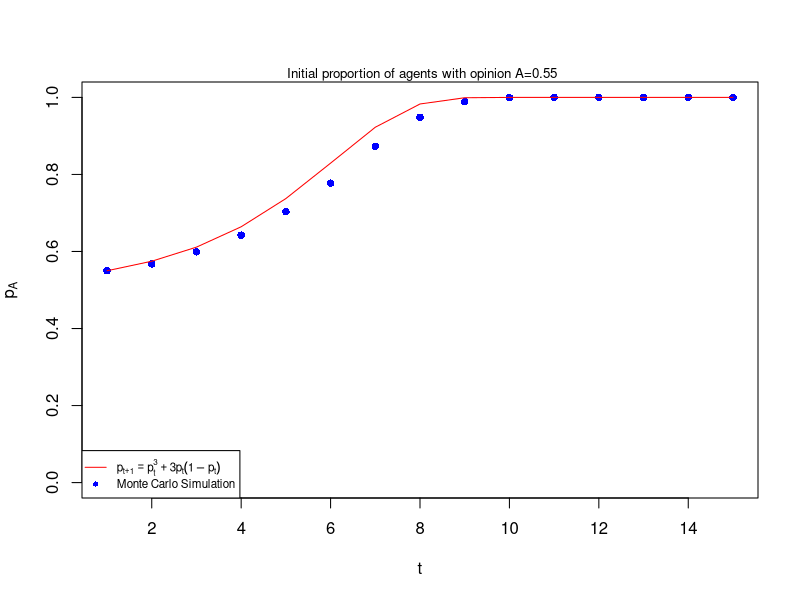

Here is the R script that generated this plot:
##******************************************************************##
# Agent Based Simulation of the Galam Majority Model in a simple way
# obs:  agents are chosen sequentially
# Galam, Serge. "Sociophysics: a review of Galam models." 
# International Journal of Modern Physics C 19.03 (2008): 409-440.
##******************************************************************##

# Main rule: Iif there is a local majority (2 × 1) in favor of
# one of the two possible opinions, the individual with minority opinion
# will follow the local majority.

nao     = 550  # number of initial A
nbo     = 450  # number of initial B

tmax    = 15   # number of time steps 
nsims   = 5    # number of independent simulations

N       = nao+nbo

ids     = 1:N

out.A.num = matrix(0,nrow=tmax, ncol=nsims)
out.B.num = matrix(0,nrow=tmax, ncol=nsims)

# Loop over diferent configurations
for (simu in 1:nsims) {
  
  # initialization
  A.num  = c(nao)
  B.num  = c(nbo)
    
  opi  = c( rep(1, A.num), rep(-1, B.num) )
  opi2 = opi
  
  # Dynamics 
  for (t in 2:tmax) {
    
    # Visit each agent
    for (node in 1:N ) 
    { 
            
      if( opi[ node ] == 1 ) # if node A has opinion +1
      {
        B.den = B.num[t-1]/N
        Cab    = B.den*B.den 
        if( runif(1) <= Cab ) 
        {
          opi2[ node ] = -1
        }
      }
      else
        if( opi[ node ] == -1 ) 
        {
          A.den = A.num[t-1]/N
          Cba = A.den*A.den
          if( runif(1) <= Cba ) 
          {
            opi2[ node ] = +1  
          }      
        }
    } # end of one MC step
    
    opi = opi2              # simultaneous-parallel updating
    
    # Opi of all nodes
    A.num[t] = sum(opi  == +1)
    B.num[t] = sum(opi  == -1)    
  }
  
  # save the results for each configuration(simulation, simu)
  out.A.num[, simu] = A.num
  out.B.num[, simu] = B.num
  cat(simu, " ")
}


###***************** Plot  I ********************#####
A.mean = apply(out.A.num, 1, mean)/N
plot(1:tmax, A.mean,xlim=c(1,tmax), ylim=c(0,1),pch=16,
     ylab=expression(p[A]), xlab="t", type="p", col="blue" )

######**********   interactive map *******************##
p = c( nao/N )

for( t in 2:tmax){
  p[t] = p[t-1]*p[t-1]*p[t-1] + 3*p[t-1]*p[t-1]*(1-p[t-1])
}


###***************** Plot II ********************#####
mtext( sprintf("%s%0.2f", " Initial proportion of agents with opinion A=",p[1] ), 
       side=3, cex=0.8, line=0)

lines(p, col="red", type="l",pch=16)

legend( "bottomleft", 0.95 , cex=0.7, 
        lty = c(1,0), 
        pch = c(NA, 16), 
        col = c( "red","blue"), 
        legend=c( expression(p[t+1]==p[t]^3+3*p[t]*(1-p[t])) ,expression( "Monte Carlo Simulation" ) ) )

